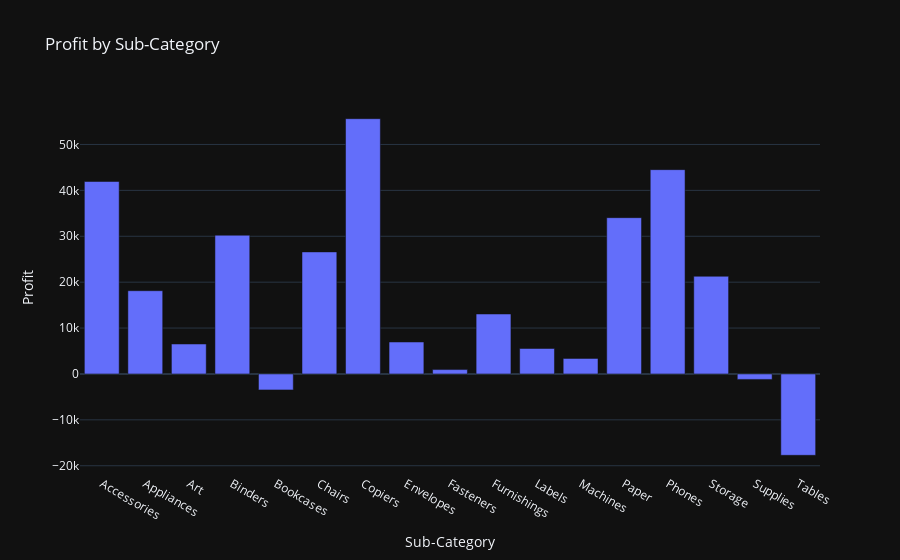

The cell this chart's notebook holds for it:
### Markdown cell above
# Profit by Sub Category

### Code cell
profit_by_subcategory = df.groupby('Sub-Category')['Profit'].sum().reset_index()

fig = px.bar(profit_by_subcategory, x='Sub-Category', y='Profit', title='Profit by Sub-Category')
fig.show()

### Figure 1 — Plotly figure (JSON) as saved in the notebook; plotly's stock layout.template omitted (floating-point values rounded to 4 significant figures)
{"data": [{"hovertemplate": "Sub-Category=%{x}<br>Profit=%{y}<extra></extra>", "legendgroup": "", "marker": {"color": "#636efa", "pattern": {"shape": ""}}, "name": "", "orientation": "v", "showlegend": false, "textposition": "auto", "x": ["Accessories", "Appliances", "Art", "Binders", "Bookcases", "Chairs", "Copiers", "Envelopes", "Fasteners", "Furnishings", "Labels", "Machines", "Paper", "Phones", "Storage", "Supplies", "Tables"], "xaxis": "x", "y": [41940.0, 18140.0, 6528.0, 30220.0, -3473.0, 26590.0, 55620.0, 6964.0, 949.5, 13060.0, 5546.0, 3385.0, 34050.0, 44520.0, 21280.0, -1189.0, -17730.0], "yaxis": "y", "type": "bar"}], "layout": {"xaxis": {"anchor": "y", "domain": [0.0, 1.0], "title": {"text": "Sub-Category"}}, "yaxis": {"anchor": "x", "domain": [0.0, 1.0], "title": {"text": "Profit"}}, "legend": {"tracegroupgap": 0}, "title": {"text": "Profit by Sub-Category"}, "barmode": "relative"}}
